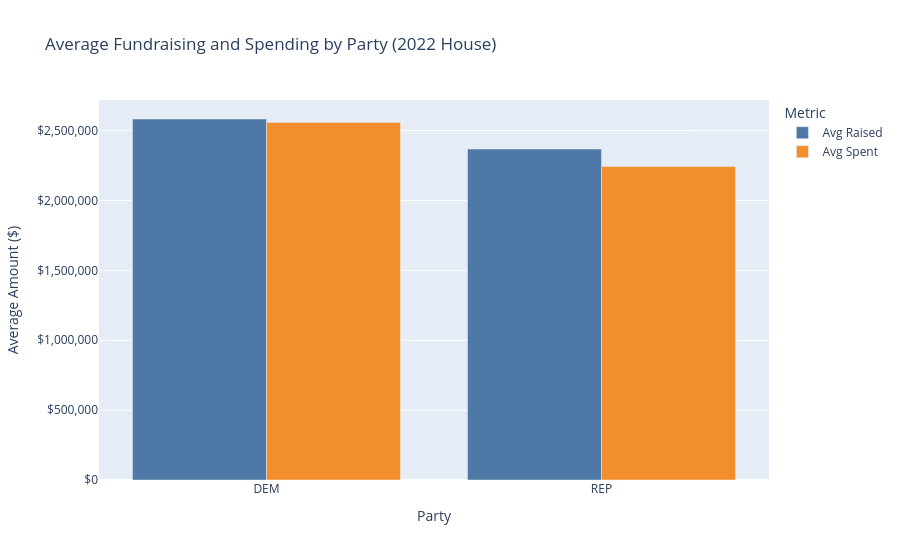

Notebook cell for this chart:
### Markdown cell above
**Average Fundraising by Party**

### Code cell
# average fundraising by party — Plotly grouped bar
party_avg = df[df['party_abbr'].isin(['DEM', 'REP'])].groupby('party_abbr').agg(
    avg_raised=('total_raised', 'mean'),
    avg_spent=('total_spent', 'mean')
).reset_index()

fig = px.bar(party_avg.melt(id_vars='party_abbr'),
             x='party_abbr', y='value', color='variable',
             barmode='group',
             color_discrete_map={'avg_raised': '#4e79a7', 'avg_spent': '#f28e2b'},
             labels={'value': 'Average Amount ($)', 'party_abbr': 'Party',
                     'variable': 'Metric'},
             title='Average Fundraising and Spending by Party (2022 House)')
fig.update_yaxes(tickformat='$,.0f')
fig.for_each_trace(lambda t: t.update(name={'avg_raised': 'Avg Raised',
                                             'avg_spent': 'Avg Spent'}[t.name]))
fig.show()

### Figure 1 — Plotly figure (JSON) as saved in the notebook; plotly's stock layout.template omitted (floating-point values rounded to 4 significant figures)
{"data": [{"alignmentgroup": "True", "hovertemplate": "Metric=avg_raised<br>Party=%{x}<br>Average Amount ($)=%{y}<extra></extra>", "legendgroup": "avg_raised", "marker": {"color": "#4e79a7", "pattern": {"shape": ""}}, "name": "Avg Raised", "offsetgroup": "avg_raised", "orientation": "v", "showlegend": true, "textposition": "auto", "type": "bar", "x": ["DEM", "REP"], "xaxis": "x", "y": [2583000.0, 2368000.0], "yaxis": "y"}, {"alignmentgroup": "True", "hovertemplate": "Metric=avg_spent<br>Party=%{x}<br>Average Amount ($)=%{y}<extra></extra>", "legendgroup": "avg_spent", "marker": {"color": "#f28e2b", "pattern": {"shape": ""}}, "name": "Avg Spent", "offsetgroup": "avg_spent", "orientation": "v", "showlegend": true, "textposition": "auto", "type": "bar", "x": ["DEM", "REP"], "xaxis": "x", "y": [2558000.0, 2243000.0], "yaxis": "y"}], "layout": {"barmode": "group", "legend": {"title": {"text": "Metric"}, "tracegroupgap": 0}, "title": {"text": "Average Fundraising and Spending by Party (2022 House)"}, "xaxis": {"anchor": "y", "domain": [0, 1], "title": {"text": "Party"}}, "yaxis": {"anchor": "x", "domain": [0, 1], "tickformat": "$,.0f", "title": {"text": "Average Amount ($)"}}}}
